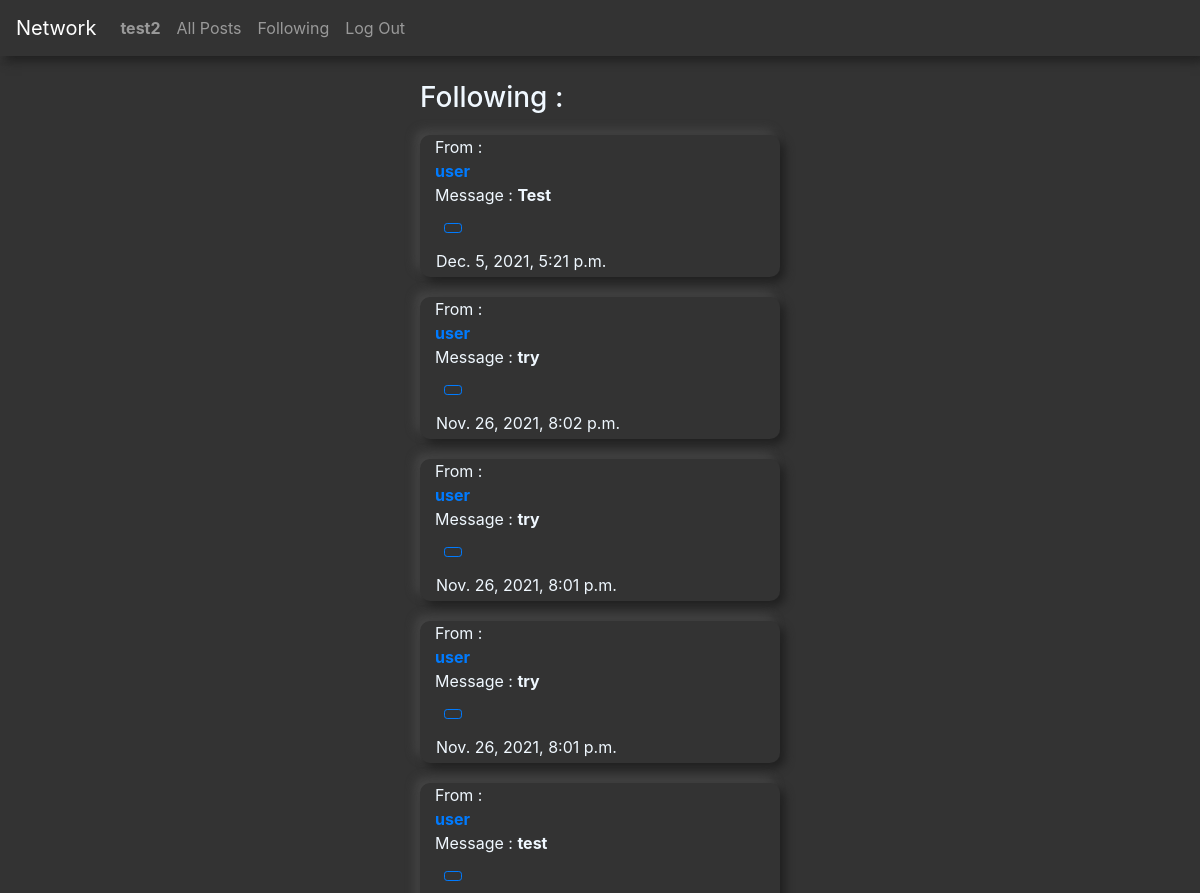
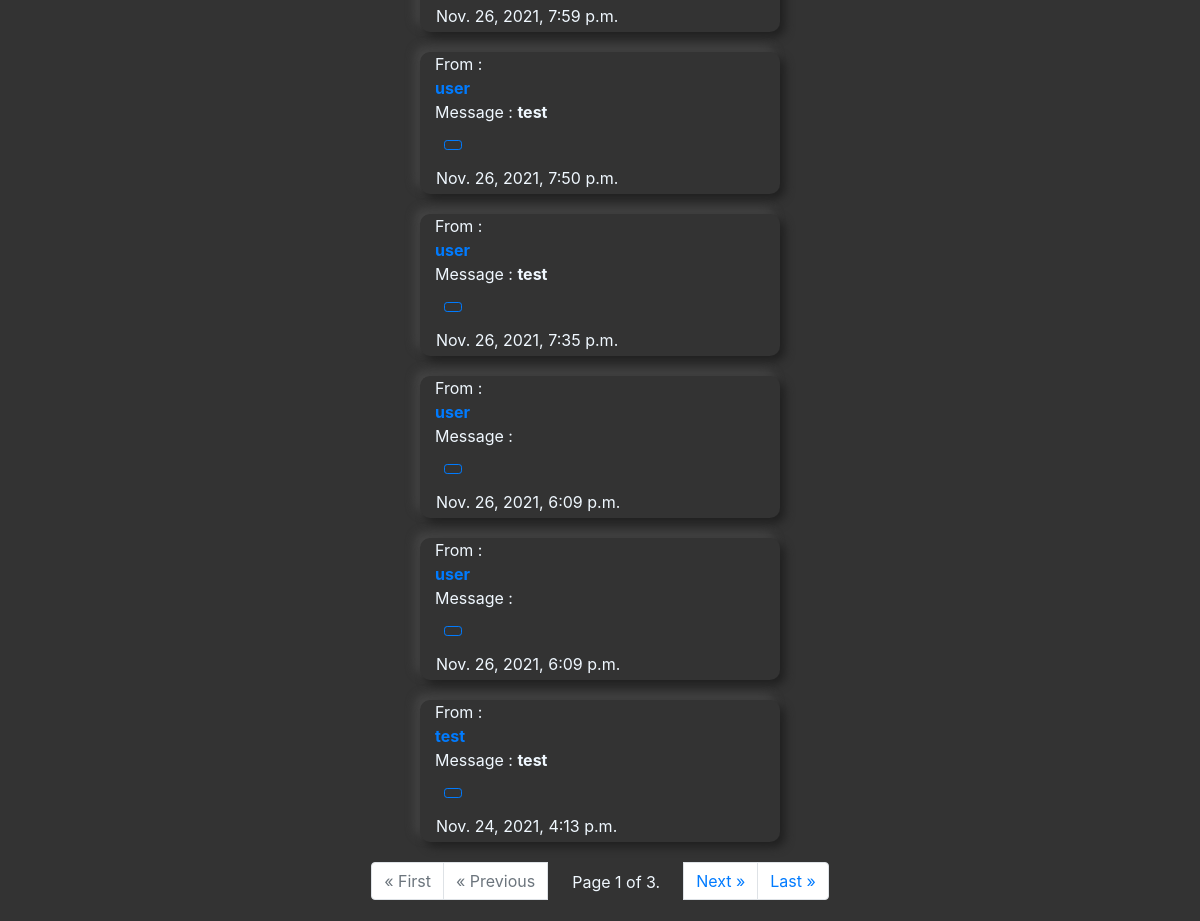
Page /following (signed in) on the earlier database version (2 pictures, top to bottom).
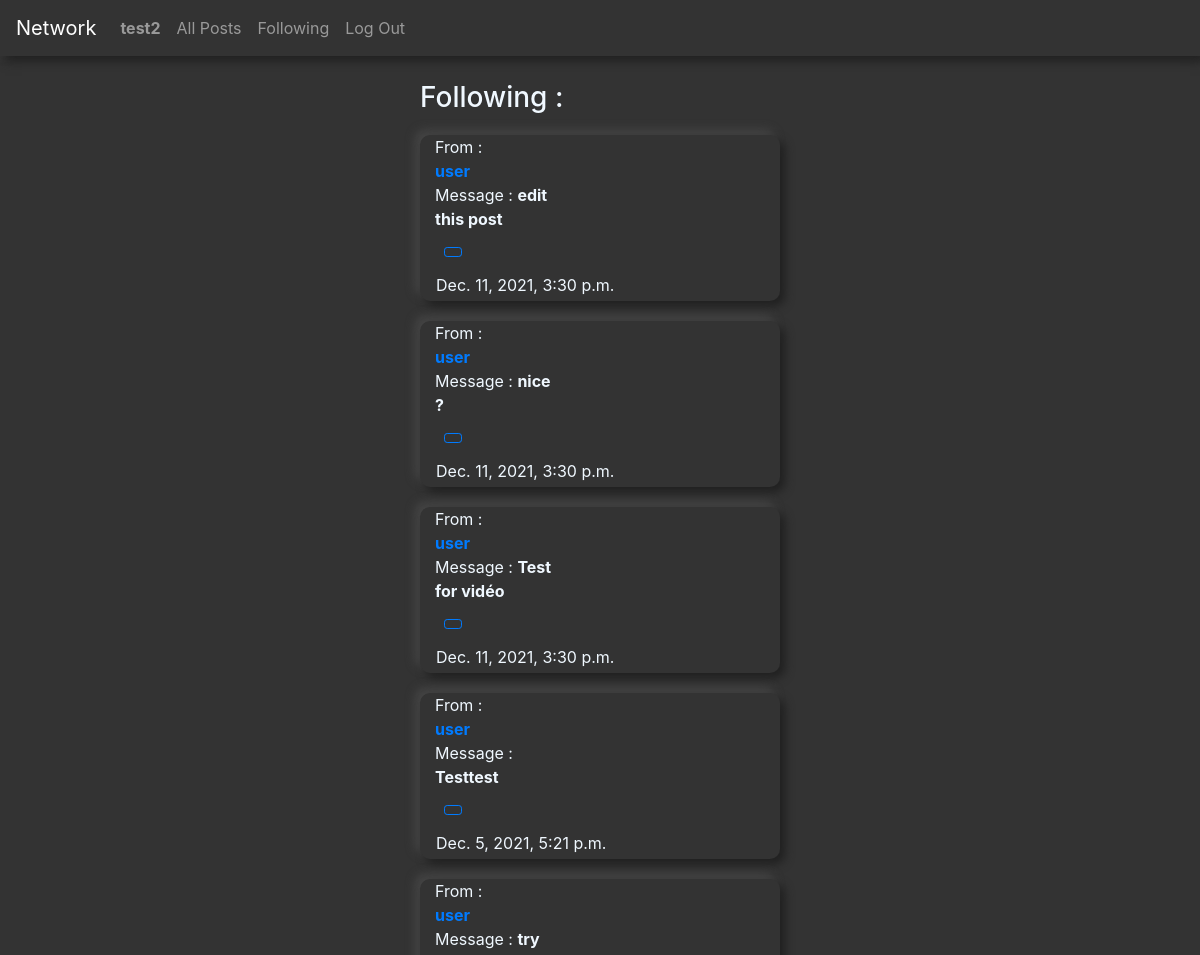
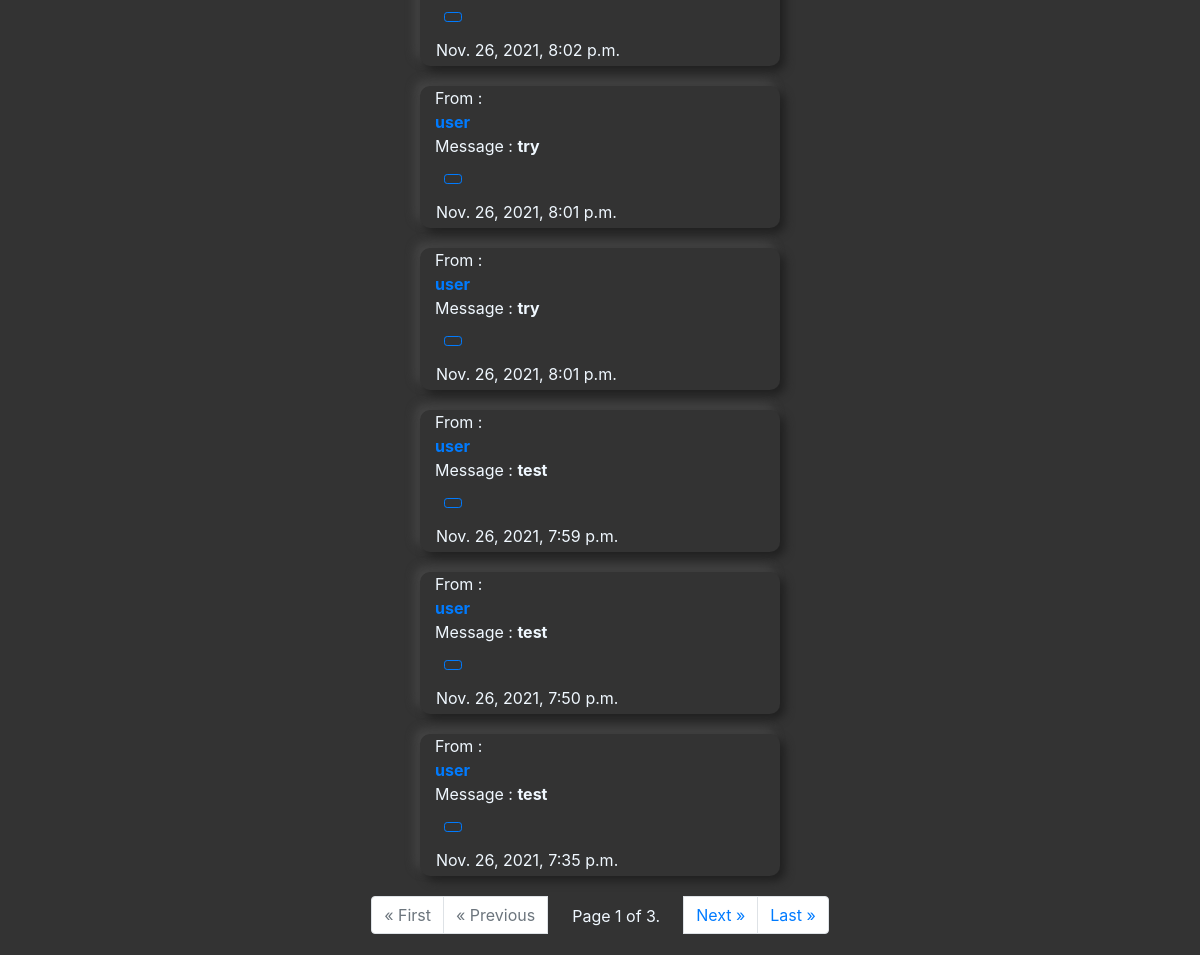
Same page on the later database version (2 pictures, top to bottom).
### network/models.py (models this page shows, shortened)
class Post(models.Model):
    user = models.ForeignKey(
        User, on_delete=models.CASCADE, related_name="Post")
    body = models.TextField(blank=True)
    archived = models.BooleanField(default=False)
    timestamp = models.DateTimeField(auto_now_add=True)

class User(AbstractUser):
    def serialize(self):
        return {
            "id": self.id,
            "username": self.username,
            "email": self.email,
            "timestamp": self.date_joined.strftime("%b %d %Y, %I:%M %p")
        }

### network/views.py (the view)
# urls.py: path("following", views.following, name="following"),
@login_required
def following(request):
    user = User.objects.get(username=request.user.username)
    following = FollowUser.objects.filter(
        follower=user, follow=True).values_list('followed', flat=True)
    posts = Post.objects.filter(
        archived=False,
        user__in=following
    )
    posts = posts.order_by("-timestamp").all()
    paginator = Paginator(posts, 10)
    page_number = request.GET.get('page')
    page_obj = paginator.get_page(page_number)
    return render(request, "network/following.html", {"posts": page_obj})

### network/templates/network/following.html (shortened to what this page needs)
{% extends "network/layout.html" %}
{% load static %}
{% block body %}
  <h3 style ="margin-left:35%; padding-top: 25px;">Following :</h3>
  {% for post in posts %}
  <div class="boxPost" id="posts_view">
    <div class="owner col-3"> From : <a href="{% url 'userPage' post.user %}"><strong>{{post.user}}</strong></a></div>
    <div id="postBody{{post.id}}" class="body col-5"> Message : <strong>{{post.body}}</strong></div>
    {% if request.user.is_authenticated %}
      <div id="likeunlike">
        <button class="btn btn-sm btn-outline-primary m-3 ml-4" id="buttonLike{{post.id}}" onclick="likeFunction('{{post.id}}')"></button>
      </div>
    {% endif %}
    <div class="timestamp ml-3 pb-1">{{post.timestamp}}</div>
  </div>
  {% endfor %}
  <div style="display: flex; justify-content: center; margin:5px;">
    <nav aria-label="Page navigation example">
      <ul class="pagination step-links">
        {% if posts.has_previous %}
          <li class="page-item">
            <a class="page-link" href="?page=1" aria-label="First">
              <span aria-hidden="true">&laquo; First</span>
            </a>
          </li>
          <li class="page-item">
            <a class="page-link" href="?page={{ posts.previous_page_number }}" aria-label="Previous">
              <span aria-hidden="true">&laquo; Previous</span>
            </a>
          </li>
        {% else %}
          <li class="page-item disabled">
            <a class="page-link" href="#" aria-label="First">
              <span aria-hidden="true">&laquo; First</span>
            </a>
          </li>
          <li class="page-item disabled">
            <a class="page-link" href="#" aria-label="Previous">
              <span aria-hidden="true">&laquo; Previous</span>
            </a>
          </li>
        {% endif %}
        <span class="current mr-4 mt-2 ml-4">
          Page {{ posts.number }} of {{ posts.paginator.num_pages }}.
        </span>
        {% if posts.has_next %}
        <li class="page-item">
          <a class="page-link" href="?page={{ posts.next_page_number }}" aria-label="Next">
            <span aria-hidden="true">Next &raquo;</span>
          </a>
        </li>
        <li class="page-item">
          <a class="page-link" href="?page={{ posts.paginator.num_pages }}" aria-label="Last">
            <span aria-hidden="true">Last &raquo;</span>
          </a>
        </li>
        {% endif %}
      </ul>
    </nav>
  </div>
{% endblock %}

Differences in the rows shown:
no longer on this page (row unchanged): Post: user "user", timestamp "Nov. 26, 2021, 6:09 p.m."
no longer on this page (row unchanged): Post: user "user", timestamp "Nov. 26, 2021, 6:09 p.m."
no longer on this page (row unchanged): Post: user "test", body "test", timestamp "Nov. 24, 2021, 4:13 p.m."
added Post: user "user", body "edit this post", timestamp "Dec. 11, 2021, 3:30 p.m."
added Post: user "user", body "nice ?", timestamp "Dec. 11, 2021, 3:30 p.m."
added Post: user "user", body "Test for vidéo", timestamp "Dec. 11, 2021, 3:30 p.m."
changed Post: body "Test" → "Testtest"
